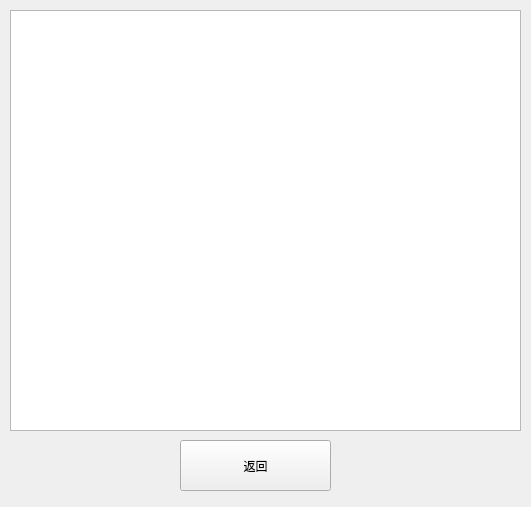
<?xml version="1.0" encoding="UTF-8"?>
<ui version="4.0">
 <class>watchhistorylist</class>
 <widget class="QWidget" name="watchhistorylist">
  <property name="geometry">
   <rect>
    <x>0</x>
    <y>0</y>
    <width>531</width>
    <height>507</height>
   </rect>
  </property>
  <property name="windowTitle">
   <string>Form</string>
  </property>
  <widget class="QListWidget" name="listWidget">
   <property name="geometry">
    <rect>
     <x>10</x>
     <y>10</y>
     <width>511</width>
     <height>421</height>
    </rect>
   </property>
  </widget>
  <widget class="QPushButton" name="pushButton">
   <property name="geometry">
    <rect>
     <x>180</x>
     <y>440</y>
     <width>151</width>
     <height>51</height>
    </rect>
   </property>
   <property name="styleSheet">
    <string notr="true">font: 25 12pt &quot;Microsoft YaHei&quot;;</string>
   </property>
   <property name="text">
    <string>返回</string>
   </property>
  </widget>
 </widget>
 <resources/>
 <connections/>
</ui>
